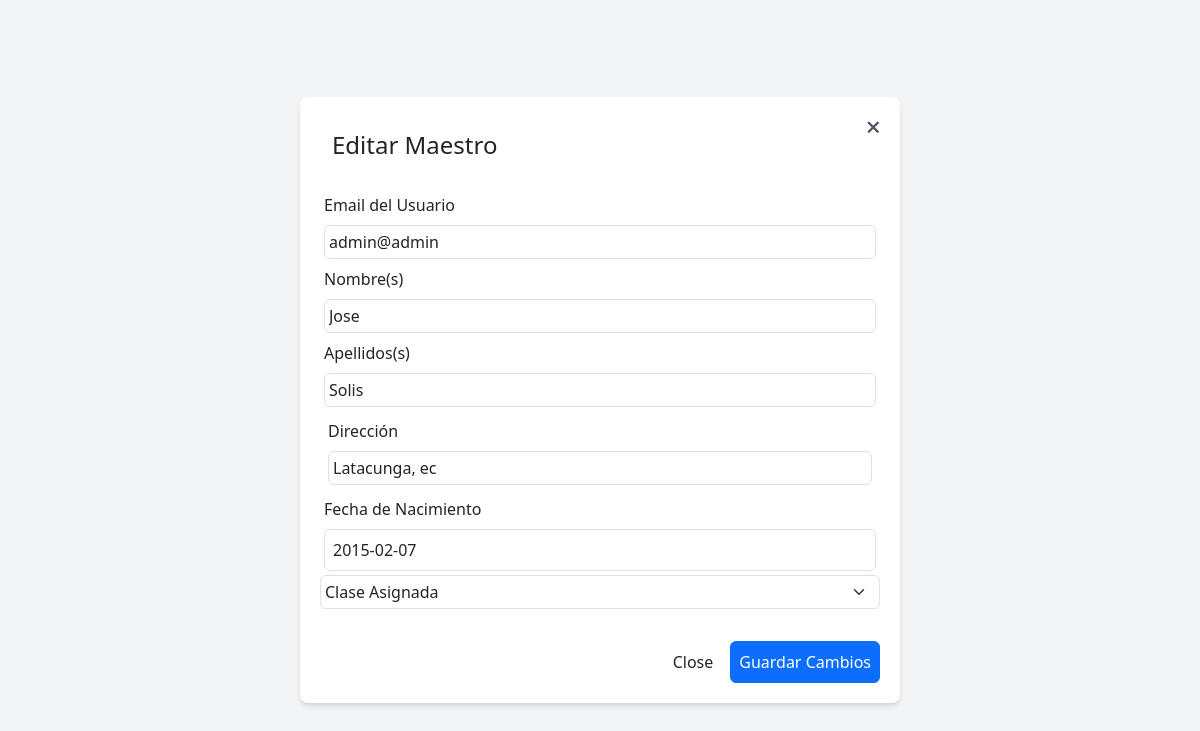
Screenshot of /views_Admin/edit_Maestros.php?id=25 with the database file from the repository.
### tables this page shows
CREATE TABLE IF NOT EXISTS `usuarios_datos` (
  `id_ud` int NOT NULL AUTO_INCREMENT,
  `DNI` varchar(20) DEFAULT NULL,
  `Nombre` varchar(100) DEFAULT NULL,
  `Apellido` varchar(100) DEFAULT NULL,
  `Correo` varchar(150) DEFAULT NULL,
  `Contra` varchar(250) DEFAULT NULL,
  `Direccion` varchar(200) DEFAULT NULL,
  `Fecha_Nacimiento` date DEFAULT NULL,
  `Estado` varchar(20) DEFAULT NULL,
  `rol_id` int DEFAULT NULL,
  `materia_id` int DEFAULT NULL,
  PRIMARY KEY (`id_ud`),
  KEY `rol_id` (`rol_id`),
  KEY `fk_materia` (`materia_id`)
);

### views_Admin/edit_Maestros.php (the view, shortened to what this page needs)
<!DOCTYPE html>
<html lang="en">
<head>
    <link href="/dist/output.css" rel="stylesheet">
    <link rel="stylesheet" href="https://cdnjs.cloudflare.com/ajax/libs/twitter-bootstrap/5.3.0/css/bootstrap.min.css">
    <link rel="stylesheet" href="https://cdnjs.cloudflare.com/ajax/libs/font-awesome/6.4.0/css/all.min.css" />
</head>
<body class="flex items-center justify-center min-h-screen bg-gray-100">
    <div class="w-11/12 sm:w-5/6 md:w-2/3 lg:w-1/2 xl:w-1/3 p-3 bg-white shadow-md rounded-lg">
        <div class="flex justify-between">
            <h1 class="p-3 text-2xl">Editar Maestro</h1>
            <a href="javascript:history.back()" class="text-gray-600 text-lg"><i class="fas fa-times mr-1"></i></a>
        </div>
        <form method="post" action="../handle_db/edit_Maestrosdb.php" class="p-1">
            <?php
            require_once("../handle_db/connection.php");
            $query = "SELECT * FROM usuarios_datos WHERE id_ud = :id";
            $stmt = $pdo->prepare($query);
            $stmt->bindParam(":id", $_GET["id"]);
            $stmt->execute();
            if ($row = $stmt->fetch(PDO::FETCH_ASSOC)) {
            ?>
                <div class="p-1">
                    <label for="exampleInputEmail1" class="form-label">Email del Usuario</label>
                    <input type="email" class="form-control p-1" name="Email" value="<?= $row["Correo"] ?>">
                </div>
                <div class="p-1">
                    <label for="exampleInputEmail1" class="form-label">Nombre(s)</label>
                    <input type="Nombre" class="form-control p-1" name="Nombre" value="<?= $row["Nombre"] ?>">
                </div>
                <div class="p-1">
                    <label for="exampleInputEmail1" class="form-label">Apellidos(s)</label>
                    <input type="Apellido" class="form-control p-1" name="Apellido" value="<?= $row["Apellido"] ?>">
                </div>
                <div class="p-2">
                    <label for="exampleInputEmail1" class="form-label">Dirección</label>
                    <input type="Direccion" class="form-control p-1" name="Direccion" value="<?= $row["Direccion"] ?>">
                </div>
                <div class="p-1">
                    <label for="exampleInputEmail1" class="form-label">Fecha de Nacimiento</label>
                    <input type="Fecha_Nacimiento" class="form-control p-2" name="Fecha_Nacimiento" value="<?= $row["Fecha_Nacimiento"] ?>">
                </div>
            <?php
            }
            ?>
            <select class="form-select mb-3 p-1" aria-label="Default select example" name="materias">
                <option value="" selected disabled>Clase Asignada</option>
            </select>
            <div class="flex justify-end pt-3">
                <button type="button" class="btn btn-gray p-2 mr-2" onclick="javascript:history.back()">Close</button>
                <button type="submit" class="btn btn-primary p-2">Guardar Cambios</button>
            </div>
        </form>
    </div>
</body>
</html>

### rows the page displays
usuarios_datos: Email "admin@admin", Nombre "Jose", Apellido "Solis", Direccion "Latacunga, ec", Fecha_Nacimiento "2015-02-07"
